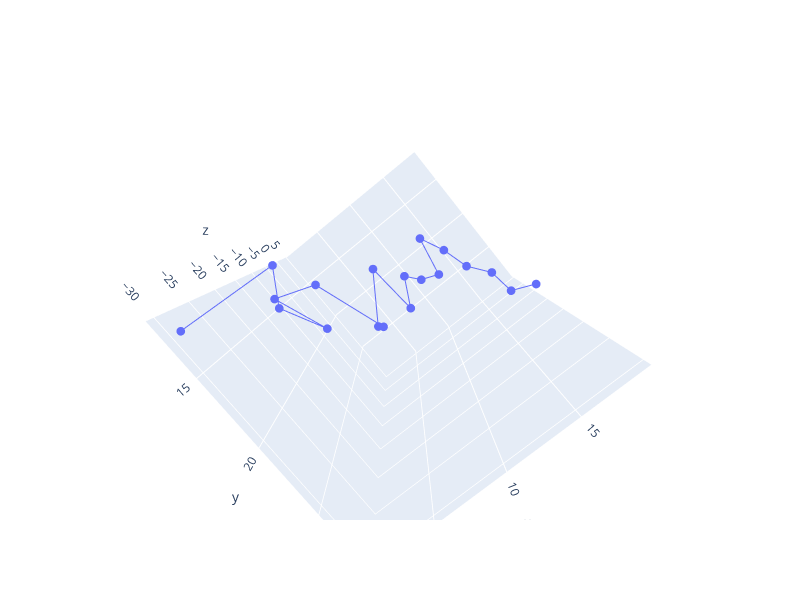

Notebook source saved alongside this figure:
### Code cell
fig = px.line_3d(x=x,y=y,z=z, height=600, width=800)
fig.update_traces(mode='markers+lines')
fig.update_traces(marker_size = 3)
fig.show()

### Figure 1 — Plotly figure (JSON) as saved in the notebook; plotly's stock layout.template omitted (floating-point values rounded to 4 significant figures)
{"data": [{"hovertemplate": "x=%{x}<br>y=%{y}<br>z=%{z}<extra></extra>", "legendgroup": "", "line": {"color": "#636efa", "dash": "solid"}, "marker": {"size": 3, "symbol": "circle"}, "mode": "markers+lines", "name": "", "scene": "scene", "showlegend": false, "type": "scatter3d", "x": [1, 2, 3, 4, 5, 6, 7, 8, 9, 10, 11, 12, 13, 14, 15, 16, 17, 18, 19], "y": [12.49, 11.59, 14.94, 18.57, 14.3, 15.3, 21.74, 20.3, 17.59, 21.63, 19.61, 20.6, 23.73, 18.26, 19.83, 24.31, 23.96, 28.94, 26.28], "z": [-29.89, -8.74, -19.58, -16.53, -25.97, -18.81, -13.22, -21.06, -9.37, -15.2, -12.04, -13.21, 4.966, -7.094, -13.4, 0.7578, -12.55, -1.538, -15.72]}], "layout": {"height": 600, "legend": {"tracegroupgap": 0}, "margin": {"t": 60}, "scene": {"aspectmode": "auto", "aspectratio": {"x": 0.8121, "y": 0.7831, "z": 1.572}, "camera": {"center": {"x": 0, "y": 0, "z": 0}, "eye": {"x": 0.1899, "y": -0.2351, "z": -1.989}, "projection": {"type": "perspective"}, "up": {"x": 0, "y": 0, "z": 1}}, "domain": {"x": [0, 1], "y": [0, 1]}, "xaxis": {"title": {"text": "x"}, "type": "linear"}, "yaxis": {"title": {"text": "y"}, "type": "linear"}, "zaxis": {"title": {"text": "z"}, "type": "linear"}}, "width": 800}}
